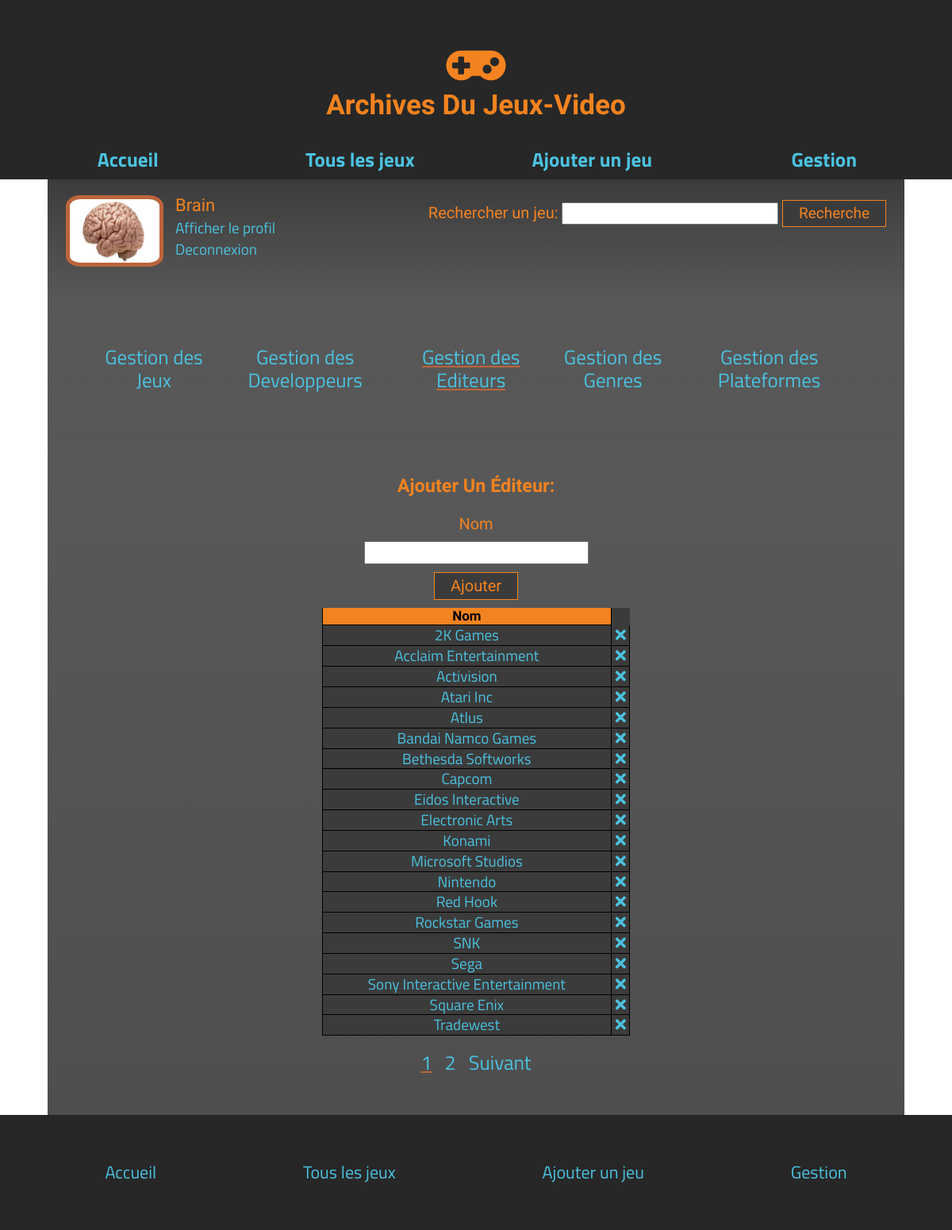
/index.php?p=admin&list=editor (signed in), run on the app's committed database.
### tables this page shows
CREATE TABLE IF NOT EXISTS `editor` (
  `id` int(11) NOT NULL AUTO_INCREMENT,
  `name` varchar(100) NOT NULL,
  PRIMARY KEY (`id`)
);

### app/controllers/AdminController.php (called while the page is built, shortened)
<?php
require ''.ROOT.'/app/models/GameModel.php';
class AdminController {
  private object $game;
  private int $limit = 20;
  public function __construct() {
      $this->game = new GameModel();
  }
  public function showEditors($nbPage) {
    $start = ($nbPage - 1) * $this->limit;
    return $this->game->findLimitEditors($this->limit, $start);
  }
}
include  ''.ROOT.'/public/LayoutView.phtml';

### app/models/DatabaseModel.php (called while the page is built, shortened)
<?php
class Database {
	private $pdo;
	private string $host = "localhost";
	private string $user = "root";
	private string $pass = "";
	private string $dbname = "video_games_archives";
	private static $_instance;
	private function __construct() {
		try {
			$this->pdo = new PDO('mysql:host=' .$this->host. ';dbname=' . $this->dbname.';charset=UTF8',
				$this->user,
				$this->pass,
					[
						PDO::ATTR_ERRMODE => PDO::ERRMODE_EXCEPTION,
						PDO::ATTR_DEFAULT_FETCH_MODE => PDO::FETCH_ASSOC
					]);
		} catch(PDOException $e) {
			echo 'Une Erreur est survenue : '.$e->getMessage();
			die;
		};
	}
	public static function getInstance() {
		if (is_null(self::$_instance)) {
		 self::$_instance = new Database();
		}
		return self::$_instance;
	}
    public function query($sql, array $criteria = array()) {
        $query = $this->pdo->prepare($sql);
		$query->execute($criteria);
        return $query->fetchAll(PDO::FETCH_ASSOC);
    }
}

### app/models/GameModel.php (called while the page is built, shortened)
<?php
class GameModel {
	private $_instance;
	public function __construct() {
		$this->_instance = Database::getInstance();
	}
	public function findLimitEditors($limit, $start) {
		$sql = 'SELECT SQL_CALC_FOUND_ROWS id, editor.name FROM editor ORDER BY name ASC LIMIT '.$limit.' OFFSET '.$start.'';
		return $this->_instance->query($sql);
	}
}

### public/AdminEditorListView.phtml (the view)
<form action="index.php?p=admin&list=editor" name="addelement" class="addelement" method="POST" enctype="multipart/form-data">
    <h3>Ajouter un éditeur:</h3>
    <label for="addeditor">Nom</label>
    <input type="text" name="addeditor">
    <button type="submit">Ajouter</button>
</form>
<table id="admineditor">
    <thead>
        <tr>
            <th>Nom</th>
        </tr>
    </thead>
    <tbody>
        <?php foreach ($adminLists as $adminList): ?>
            <tr>
                <td><a href="index.php?p=all&editorfilter=<?= $adminList['id'] ?>"><?= $adminList['name'] ?></a></td>
                <td><a href="index.php?p=admin&action=delgame&id=<?=$adminList['id'] ?>&list=editor"><i class="fas fa-times"></i></a></td>
            </tr>
        <?php endforeach ?>
    </tbody>
</table>

### public/css/style.css (style rules this page uses)
* { box-sizing: border-box; outline: none; }
html { font-size: 62.5%; }
body { color: rgb(243, 131, 32); font-family: 'Play', Arial, sans-serif; background-image: url(../img/back.jpg); background-size: cover; background-attachment: fixed; font-size: 1.9rem; }
a { color: rgb(75, 194, 224); font-family: 'Titillium Web', Arial, sans-serif; transition: all 0.5s ease; padding: 10px 0; text-decoration: none; }
button { background-color: rgb(59, 59, 59); color: rgb(243, 131, 32); border: 1px solid rgb(243, 131, 32); padding: 5px 20px; transition: all 0.5s ease; }
h1, h2, h3, h4, caption, .gamename { text-transform: capitalize; }
label { font-size: 2rem; }
table { background-color: rgba(59, 59, 59, 1) }
table { border-collapse: collapse; }
table caption, th { font-size: 1.7rem; color: black; background-color: rgb(243, 131, 32); border-radius: 30px 30px 0 0; }
table td, table th { border: 1px solid black; border-top: none; border-radius: 0; }
table td a { padding: 0; }
td:nth-child(2) { border-left-style: none; }
#adminlist, .addelement { font-size: 2rem; }
.addelement label, .addelement input { display: block; margin: 5px auto 10px; }
#admintable h3 { text-align: center; }
#admingame, #admindev, #admineditor, #admingenre { margin: auto; text-align: center; }
.addelement label { text-align: center; }
.addelement button { display: block; margin: 5px auto 10px; }
@media screen and (min-width:1025px) { #admindev, #admineditor, #admingenre { width: 40%; } }

### data on the page
editor: name "2K Games"
editor: name "Acclaim Entertainment"
editor: name "Activision"
editor: name "Atari Inc"
editor: name "Atlus"
editor: name "Bandai Namco Games"
editor: name "Bethesda Softworks"
editor: name "Capcom"
editor: name "Eidos Interactive"
editor: name "Electronic Arts"
editor: name "Konami"
editor: name "Microsoft Studios"
editor: name "Nintendo"
editor: name "Red Hook"
editor: name "Rockstar Games"
editor: name "SNK"
editor: name "Sega"
editor: name "Sony Interactive Entertainment"
editor: name "Square Enix"
editor: name "Tradewest"

### other printed values
$session->showName() "Brain"
